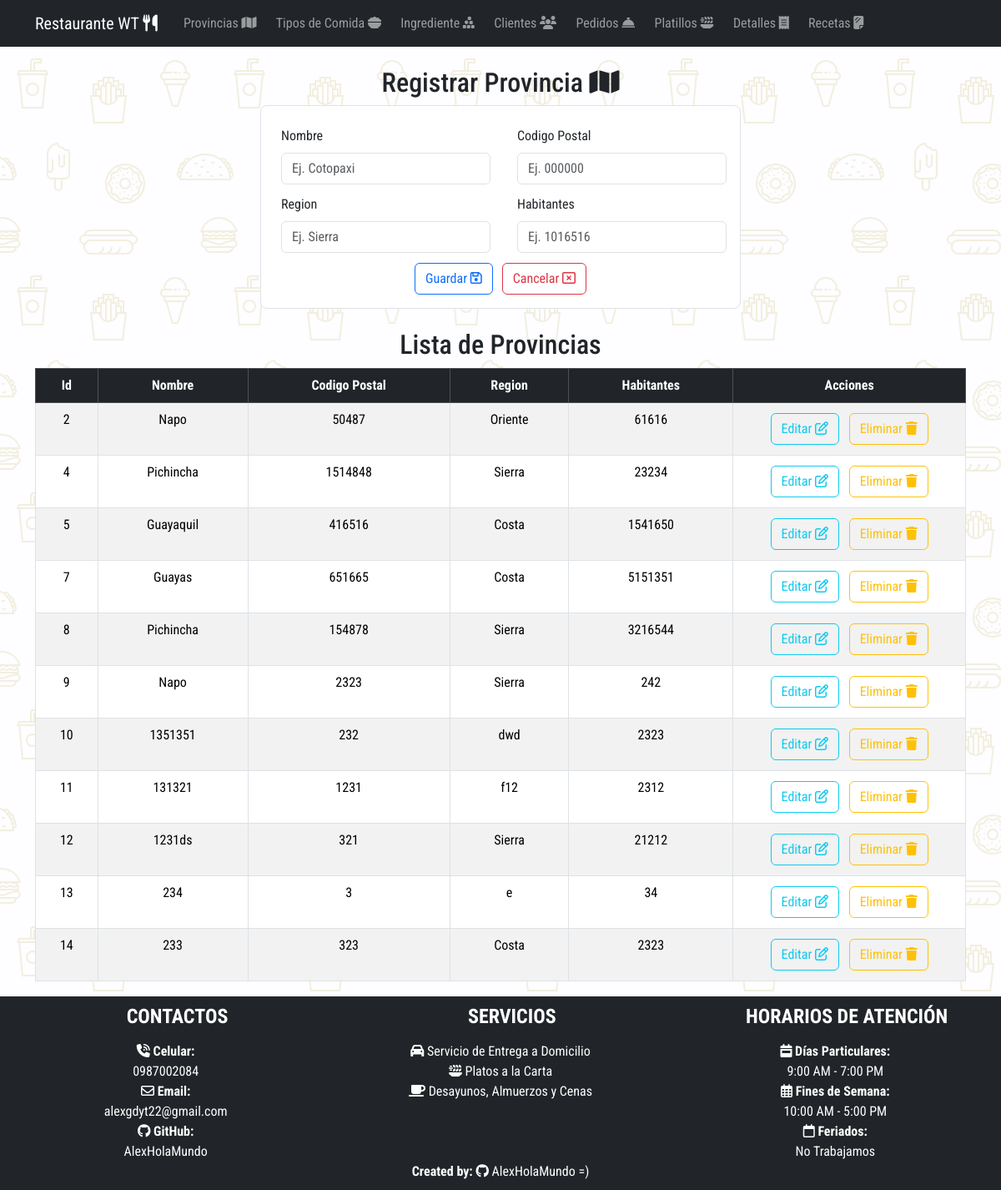
Page /listaProvincia/ on the earlier database version.
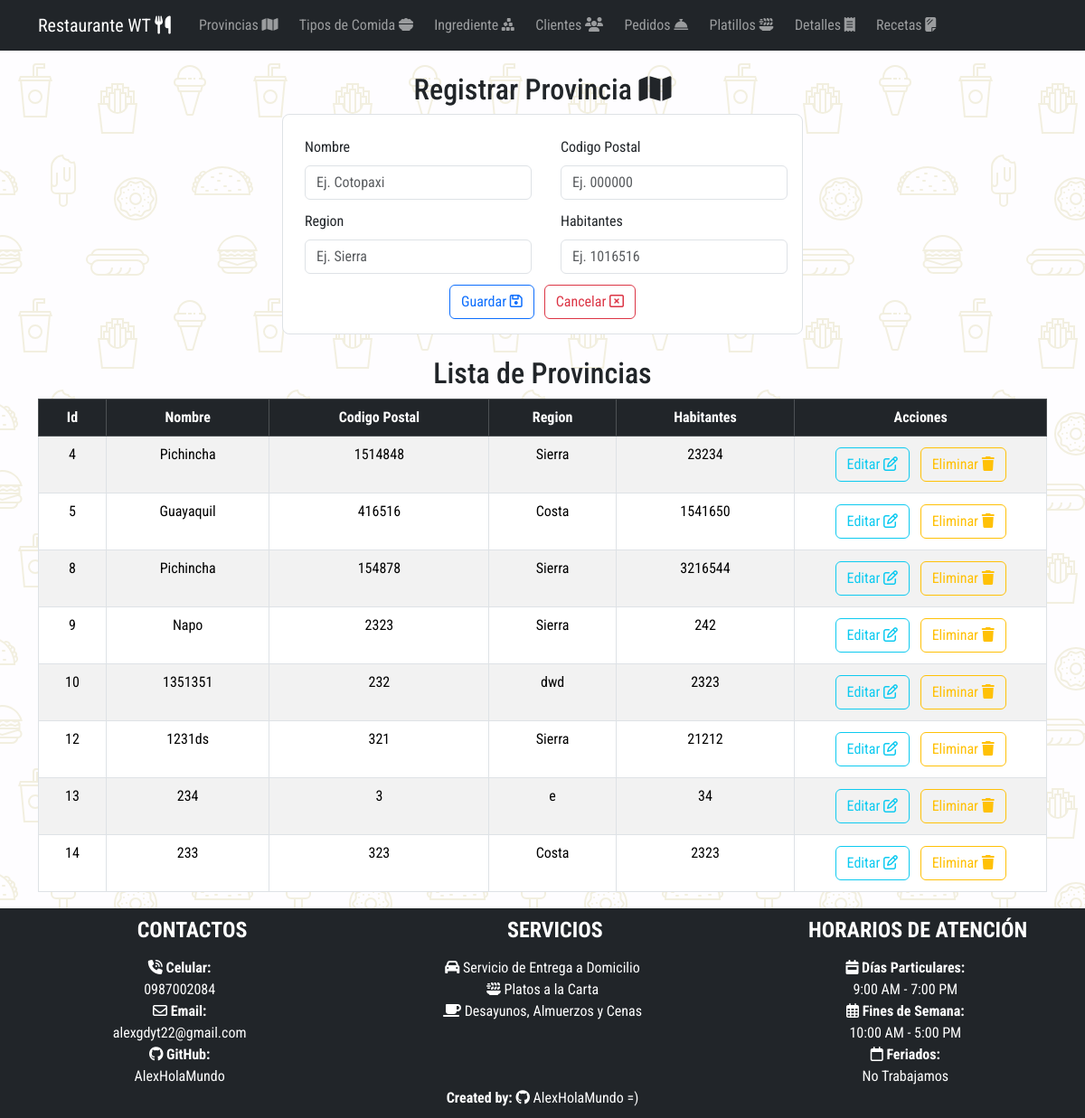
Same page on the later database version.
### Aplicaciones/RestauranteWT/models.py (models this page shows, shortened)
class Provincia(models.Model):
    idProvincia_wt = models.AutoField(primary_key=True)
    nombre_wt = models.CharField(max_length=50)
    codigoPostal_wt = models.IntegerField()
    region_wt = models.CharField(max_length=50)
    habitantes_wt = models.IntegerField()

### Aplicaciones/RestauranteWT/views.py (the view)
# urls.py: path('listaProvincia/', views.listaProvincia),
def listaProvincia (request):
    provinciaBdd=Provincia.objects.all()
    return render(request, 'listaProvincia.html',{'provincias':provinciaBdd})

### Aplicaciones/RestauranteWT/templates/listaProvincia.html (shortened to what this page needs)
{% extends "plantilla.html" %} {% block contenido %} {%load static %}
<div class="container w-50 mt-4 mb-4">
  <h2 class="text-center">
    Registrar Provincia <i class="fa-solid fa-map"></i>
  </h2>
  <form
    class="border p-3 rounded-3"
    action="/guardarProvincia/"
    method="POST"
    enctype="multipart/form-data"
    id="formProvincia"
  >
    <div class="row">
      <div class="col-md-6">
        <div class="m-1">
          <label for="" class="form-label m-1">Nombre</label>
          <input
            type="text"
            required
            class="form-control m-1"
            placeholder="Ej. Cotopaxi"
            value=""
            name="nombre_wt"
            id="nombre_wt"
          />
        </div>
      </div>
      <div class="col-md-6">
        <div class="m-1">
          <label for="" class="form-label m-1">Codigo Postal</label>
          <input
            type="number"
            required
            class="form-control m-1"
            placeholder="Ej. 000000"
            value=""
            name="codigoPostal_wt"
            id="codigoPostal_wt"
          />
        </div>
      </div>
    </div>
    <div class="row">
      <div class="col-md-6">
        <div class="m-1">
          <label for="" class="form-label m-1">Region</label>
          <input
            type="text"
            required
            class="form-control m-1"
            placeholder="Ej. Sierra"
            value=""
            name="region_wt"
            id="region_wt"
          />
        </div>
      </div>
      <div class="col-md-6">
        <div class="m-1">
          <label for="" class="form-label m-1">Habitantes</label>
          <input
            type="number"
            required
            class="form-control m-1"
            placeholder="Ej. 1016516"
            value=""
            name="habitantes_wt"
            id="habitantes_wt"
          />
        </div>
      </div>
    </div>
    <center class="mt-2">
      <button type="submit" name="button" class="btn btn-outline-primary">
        Guardar <i class="fa-regular fa-floppy-disk"></i></button
      >&nbsp;&nbsp;
      <button type="reset" name="button" class="btn btn-outline-danger">
        Cancelar <i class="fa-regular fa-window-close"></i>
      </button>
    </center>
  </form>
</div>
<center class="mt-4 mb-4">
  <div class="container table-responsive">
    <h2 class="text-center">Lista de Provincias</h2>
    <table
      class="table table-striped table-bordered table-hover"
      id="tbProvincia"
    >
      <thead>
        <tr class="table-dark">
          <th class="text-center" scope="col">Id</th>
          <th class="text-center" scope="col">Nombre</th>
          <th class="text-center" scope="col">Codigo Postal</th>
          <th class="text-center" scope="col">Region</th>
          <th class="text-center" scope="col">Habitantes</th>
          <th class="text-center w-25" scope="col">Acciones</th>
        </tr>
      </thead>
      <tbody>
        {% for provincia in provincias %}
        <tr>
          <td class="text-center">{{provincia.idProvincia_wt}}</td>
          <td class="text-center">{{provincia.nombre_wt}}</td>
          <td class="text-center">{{provincia.codigoPostal_wt}}</td>
          <td class="text-center">{{provincia.region_wt}}</td>
          <td class="text-center">{{provincia.habitantes_wt}}</td>
          <td class="text-center w-25">
            <a
              href="/editarProvincia/{{provincia.idProvincia_wt}}"
              class="btn btn-outline-info m-1"
              >Editar <i class="fa-regular fa-pen-to-square"></i
            ></a>
            <a
              href="javascript:void(0);"
              type="button"
              class="btn btn-outline-warning m-1"
              onclick="eliminarProvincia('/eliminarProvincia/{{provincia.idProvincia_wt}}')"
              >Eliminar <i class="fa-solid fa-trash"></i
            ></a>
          </td>
        </tr>
        {% endfor %}
      </tbody>
    </table>
  </div>
</center>
{% endblock contenido %}

Differences in the rows shown:
removed Provincia: idProvincia_wt "2", nombre_wt "Napo", codigoPostal_wt "50487", region_wt "Oriente", habitantes_wt "61616"
removed Provincia: idProvincia_wt "7", nombre_wt "Guayas", codigoPostal_wt "651665", region_wt "Costa", habitantes_wt "5151351"
removed Provincia: idProvincia_wt "11", nombre_wt "131321", codigoPostal_wt "1231", region_wt "f12", habitantes_wt "2312"
